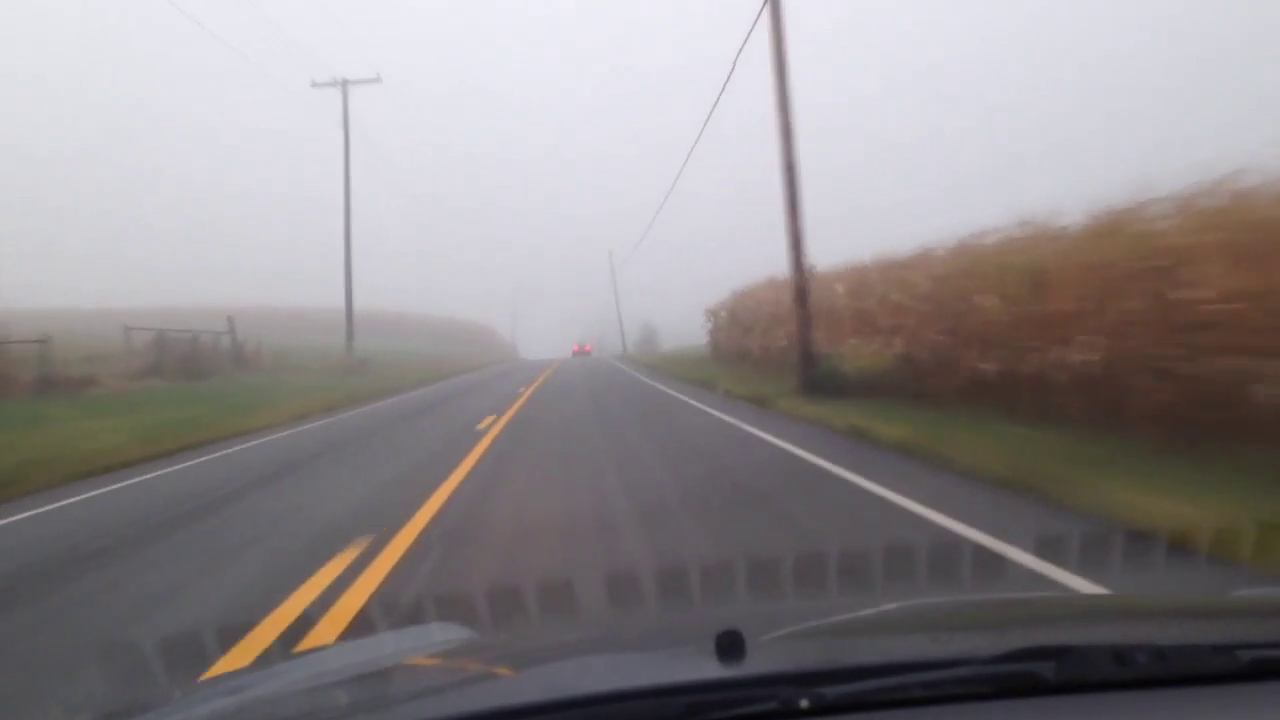
#> input picture frame 39 of files/video.mp4, 1280 x 720 px
$ python lane_detector.py
#> lines starting #> are read from the running program, lines starting #| are printed output that depends on the picture; after the words box and inside, x2 and y2 are one past the last pixel; in counts of white or black regions, pixels touching at a corner belong together
#> in main, frame is the input picture: shape (720, 1280, 3); mean B, G, R 139.1, 137.4, 143
import cv2
import numpy as np

def process_frame(frame):
    # 1. Grayscale & Blur
    # We remove color to simplify edge detection
    gray = cv2.cvtColor(frame, cv2.COLOR_BGR2GRAY)
    blur = cv2.GaussianBlur(gray, (7, 7), 0)

    # 2. Canny Edge Detection
    # Detects sharp changes in intensity
    canny = cv2.Canny(blur, 50, 150)
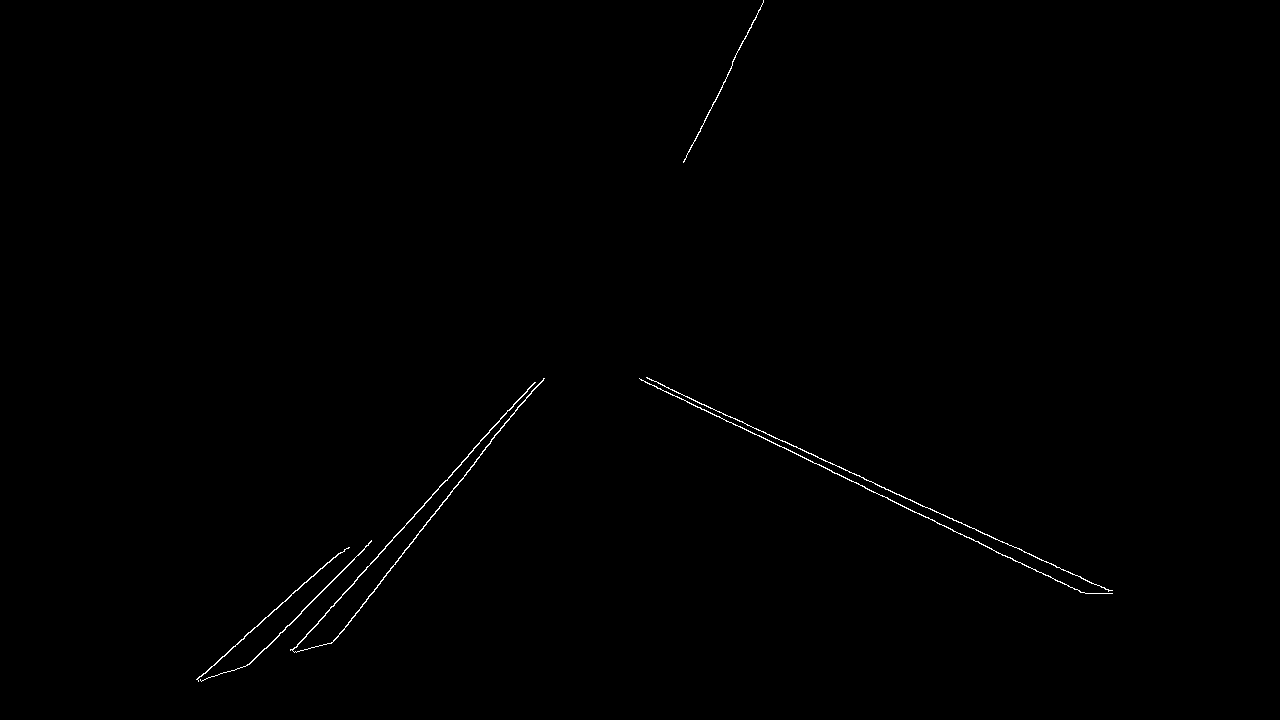
#> canny: shape (720, 1280); 0.33% white in thin lines or dots, all inside (x1, y1, x2, y2) = (196, 0, 1113, 682)

    # 3. Define Region of Interest (ROI)
    # This creates a triangle/trapezoid mask to ignore the sky/trees
    height, width = canny.shape
    mask = np.zeros_like(canny)

    # Adjust these coordinates if your video has a different perspective
    vertices = np.array([[(0, height), (width//2 - 50, height//2 + 50),
                          (width//2 + 50, height//2 + 50), (width, height)]], dtype=np.int32)

    cv2.fillPoly(mask, vertices, 255)
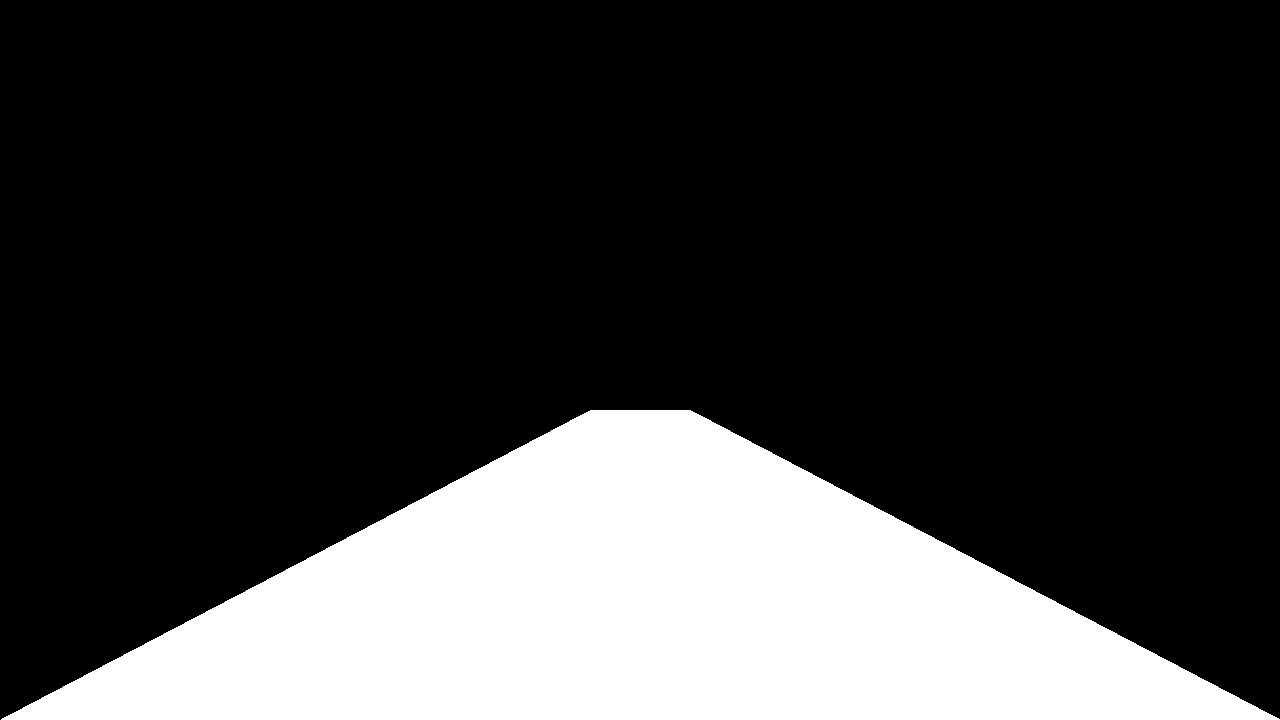
#> mask: shape (720, 1280); 23.2% white; 1 white region, box (x1, y1, x2, y2) and area: (1, 410, 1280, 720) 214180
    masked_edges = cv2.bitwise_and(canny, mask)
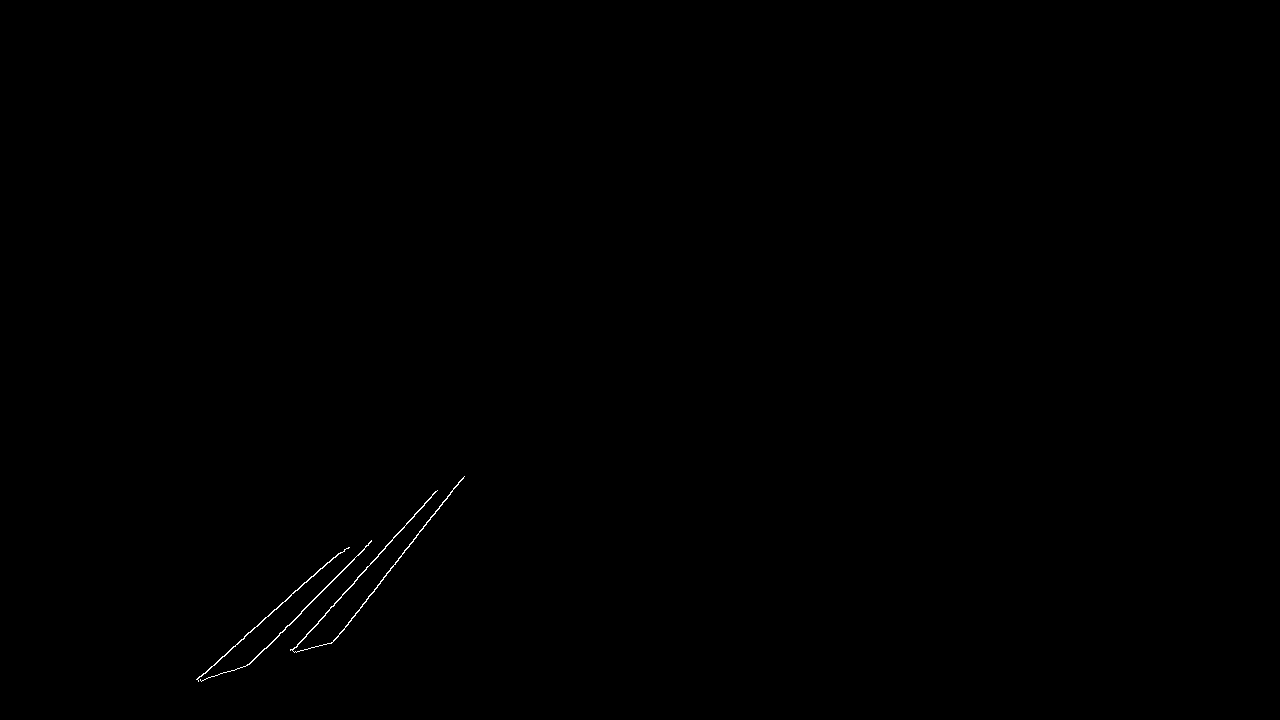
#> masked_edges: shape (720, 1280); 0.13% white in thin lines or dots, all inside (x1, y1, x2, y2) = (196, 476, 465, 682)

    # 4. Probabilistic Hough Transform
    # Finds line segments from the edge-detected pixels
    lines = cv2.HoughLinesP(masked_edges, 2, np.pi/180, 100,
                            np.array([]), minLineLength=40, maxLineGap=25)
#> lines = [[332, 642, 458, 482], [296, 647, 437, 490], [264, 649, 320, 592], [196, 679, 285, 601], [266, 648, 371, 540], [247, 633, 340, 552], [344, 629, 464, 476]]

    # 5. Drawing the lines
    line_image = np.zeros_like(frame)
    if lines is not None:
        for line in lines:
            for x1, y1, x2, y2 in line:
                cv2.line(line_image, (x1, y1), (x2, y2), (0, 255, 0), 10)
#> this loop made 7 passes

    # 6. Weighted Overlay
    # Merges the lines with the original color frame
    return cv2.addWeighted(frame, 0.8, line_image, 1, 0)
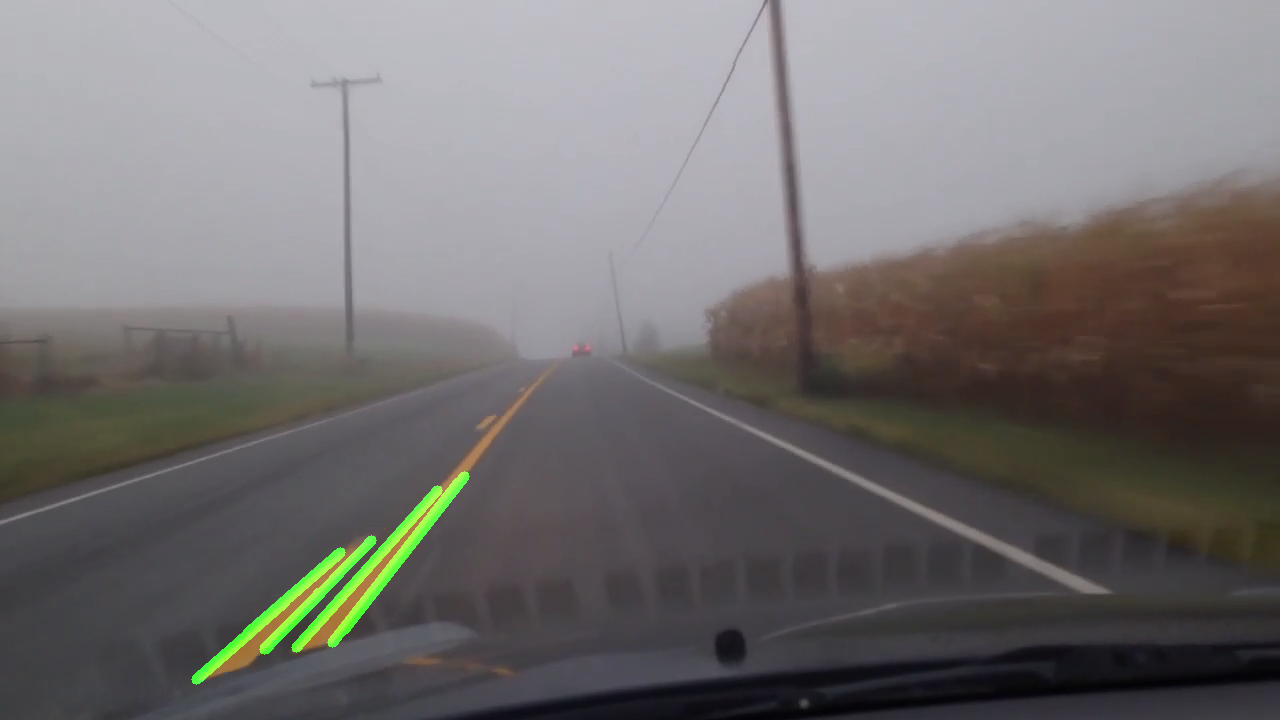
#> returned value: shape (720, 1280, 3); mean of channels 0, 1, 2 111.3, 111.4, 114.4; drawn as B, G, R

def main():
    # Load your video file
    video_path = 'video.mp4'
    cap = cv2.VideoCapture(video_path)

    if not cap.isOpened():
        print(f"Error: Could not open {video_path}. Make sure it's in the same folder.")
        return

    print("Processing... Press 'q' to exit.")

    while cap.isOpened():
        ret, frame = cap.read()
        if not ret:
            break

        # Process the frame through our pipeline
        result = process_frame(frame)

        # Show the result in a window
        cv2.imshow('Lane Detection Project', result)

        # 'q' key to stop
        if cv2.waitKey(1) & 0xFF == ord('q'):
#> (key q is pressed here)
            break

    cap.release()
    cv2.destroyAllWindows()

if __name__ == "__main__":
    main()

$ run again, starting later in the video
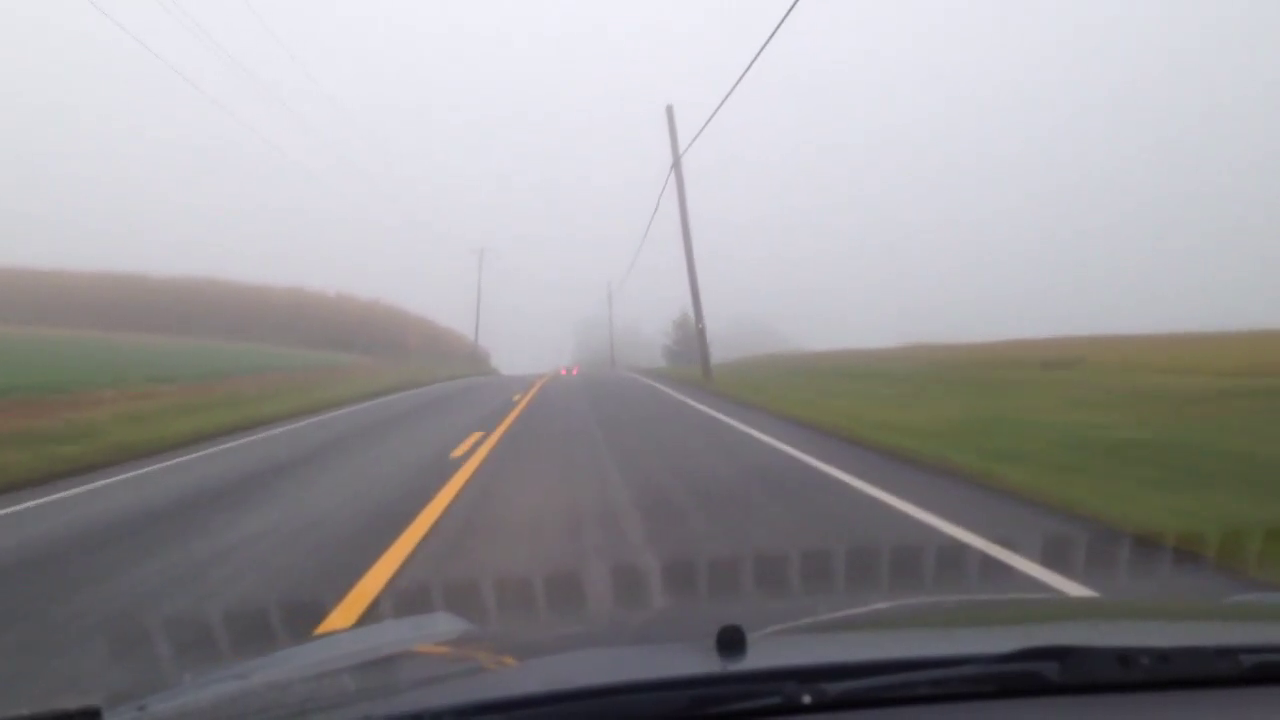
#> input picture frame 179 of files/video.mp4, 1280 x 720 px
#> in main, frame is the input picture: shape (720, 1280, 3); mean B, G, R 152.1, 149.9, 151.9
#> in process_frame, `canny = cv2.Canny(blur, 50, 150)`:
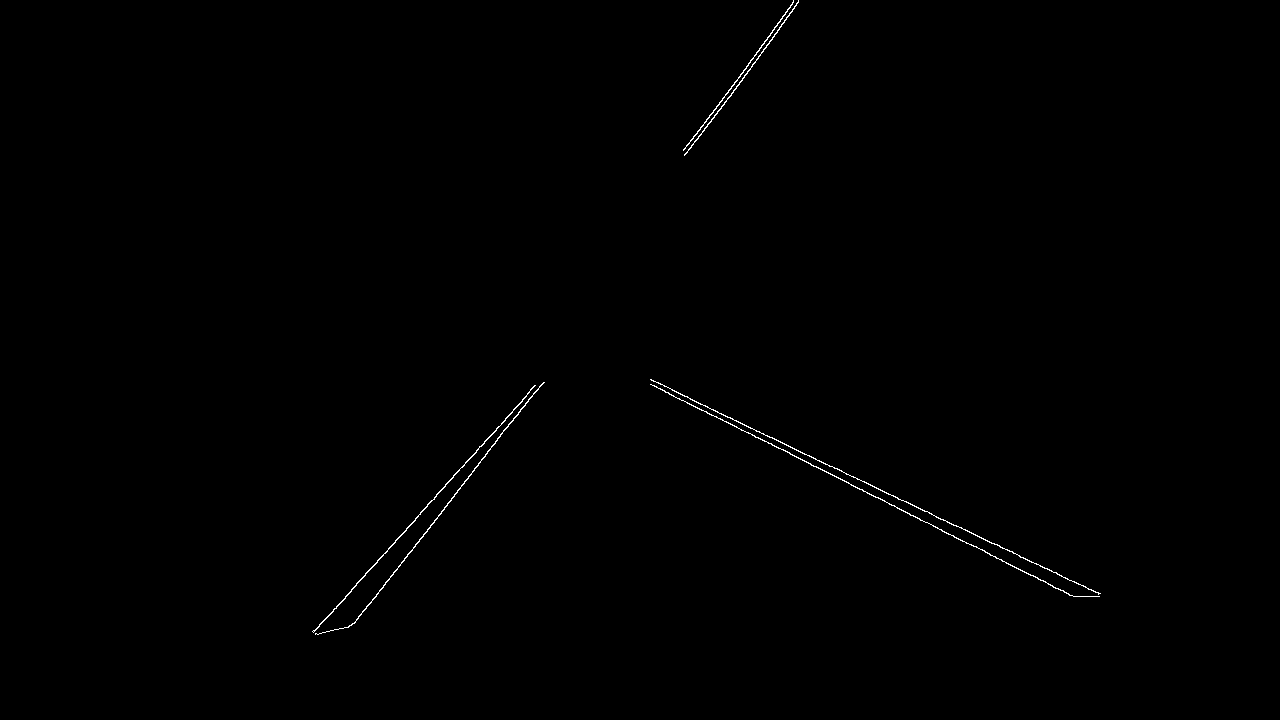
#> canny: shape (720, 1280); 0.29% white in thin lines or dots, all inside (x1, y1, x2, y2) = (312, 0, 1101, 635)
#> mask: shape (720, 1280); 23.2% white; 1 white region, box (x1, y1, x2, y2) and area: (1, 410, 1280, 720) 214180
#> masked_edges: shape (720, 1280); 0.06% white in thin lines or dots, all inside (x1, y1, x2, y2) = (312, 471, 474, 635)
#> lines = [[353, 623, 471, 473], [313, 632, 445, 486]]
#> the loop in process_frame, `for line in lines:` made 2 passes
#> in process_frame, `return cv2.addWeighted(frame, 0.8, line_image, 1, 0)`:
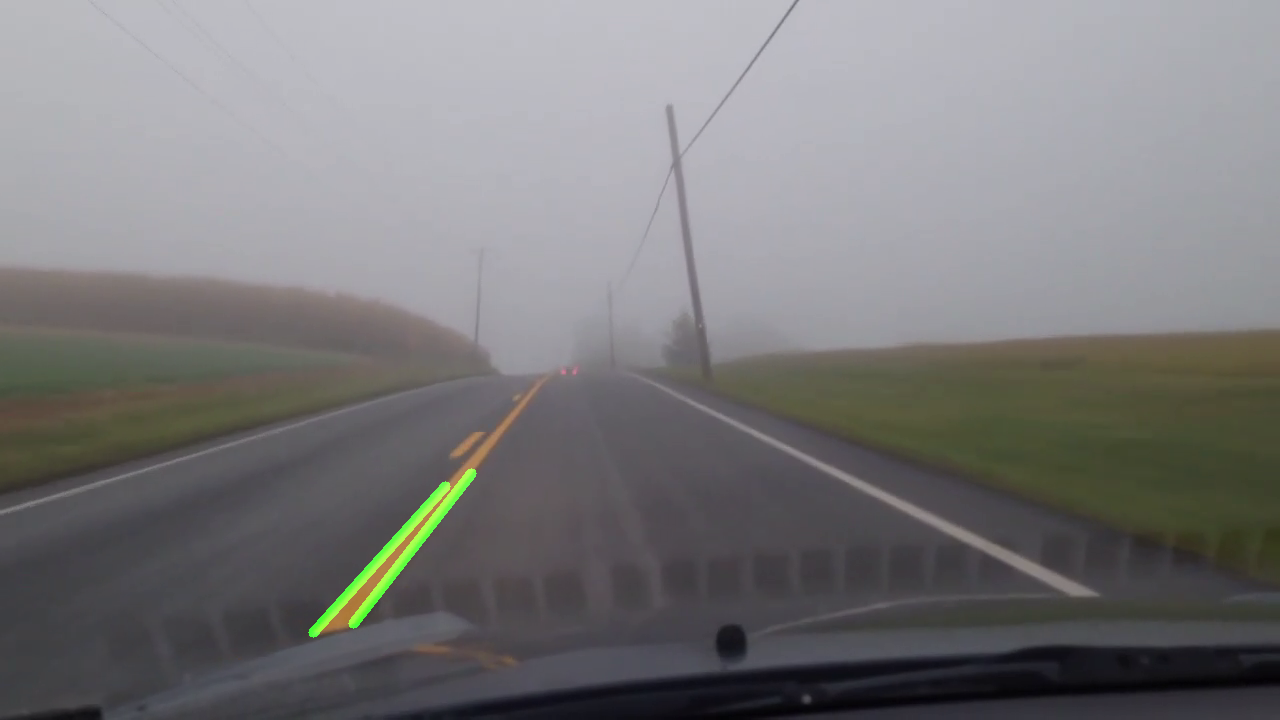
#> returned value: shape (720, 1280, 3); mean of channels 0, 1, 2 121.7, 120.7, 121.5; drawn as B, G, R
